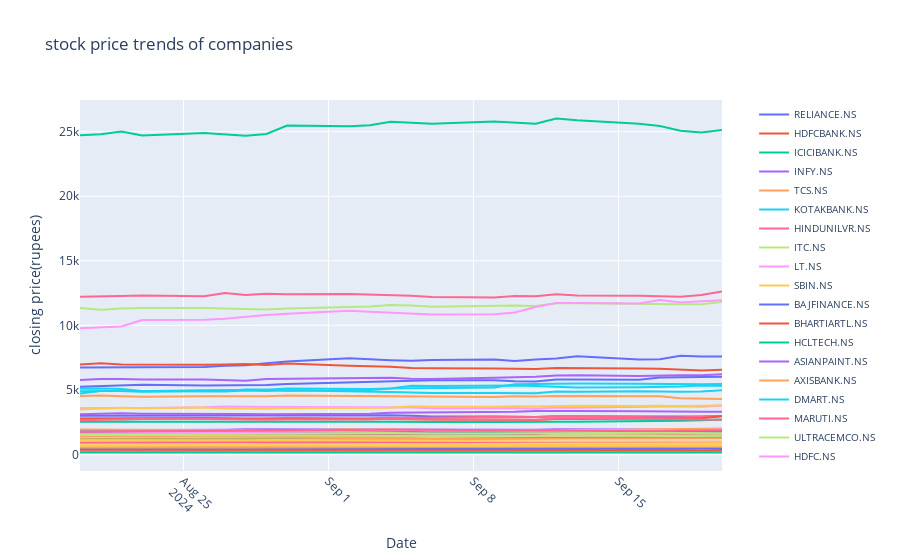

Notebook code for this chart:
### Markdown cell above
import plotly.graph_objects as go

fig = go.Figure()

# Loop through each company (assuming columns[1:] are company names)
for company in data.columns[1:]:
    fig.add_trace(
        go.Scatter(
            x=data['Date'],
            y=data[company],
            mode='lines',
            name=company  # Add unique labels to the legend
        )
    )

# Update layout for better readability
fig.update_layout(
    title="Company Performance Over Time",
    xaxis_title="Date",
    yaxis_title="Closing Price (Rupees)",
    legend_title="Companies",
    yaxis=dict(type="log")  # Apply logarithmic scale for better visibility
)

fig.show()

### Code cell
fig = go.Figure()

for company in data.columns[1:]:
    fig.add_trace(
        go.Scatter(
            x= data['Date'],
            y= data[company],
            mode= 'lines',
            name= company
        )
    )

fig.update_layout(
    title = 'stock price trends of companies',
    xaxis_title = 'Date',
    yaxis_title = 'closing price(rupees)',
    xaxis = dict(
        tickangle = 45
    ),
    legend=dict(
        x=1.05,
        y=1,
        traceorder="normal",
        font=dict(size=10),
        orientation="v"
    ),
)
fig.show()
